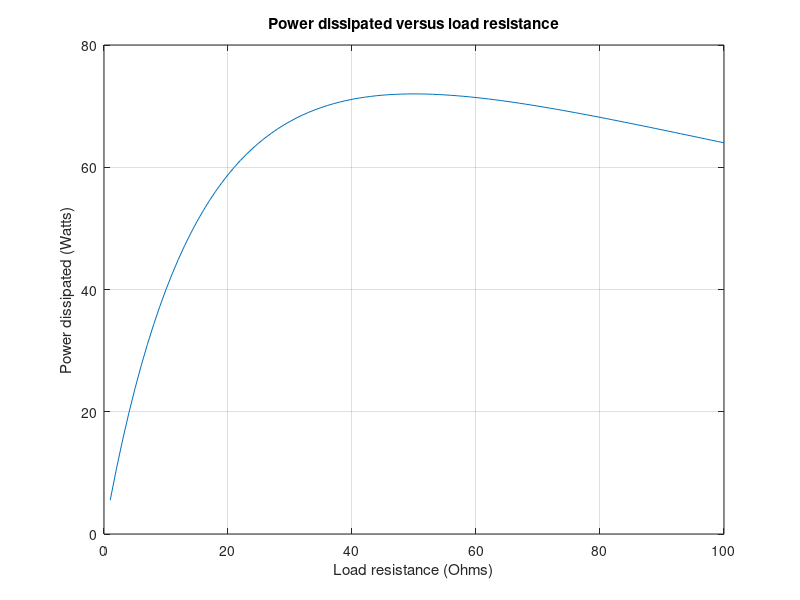

Here is the MATLAB script that generated this plot:
% power_to_load - Calculate the power transferred to a resistive load in an electrical circuit.
%
% Purpose:
%	Calculate and plot the power supplied to a resistive load as a function of the load resistance.
%
% Data dictionary
%
% current -- Current flow to load (Amps)
% load -- Power supplied to load (Watts)
% load_resistance -- Resistence of load
% internal_resistance -- Internal resistance of power source
% voltage -- Voltage of power source (Volts)

% Set constant power source voltage and resistance
voltage = 120;
internal_resistance = 50;

% Create the array of different load resistances
load_resistance = 1:1:100;

% Calculate current flow for each resistance
current = voltage ./ (internal_resistance + load_resistance);

% Calculate the power supplied to the load
load = (current .^ 2) .* load_resistance;

% Plot power dissapated versus load resistance
plot(load_resistance, load);
title('Power dissipated versus load resistance');
xlabel('Load resistance (Ohms)');
ylabel('Power dissipated (Watts)');
grid on; % Turn on a grid to more easily read maximum

